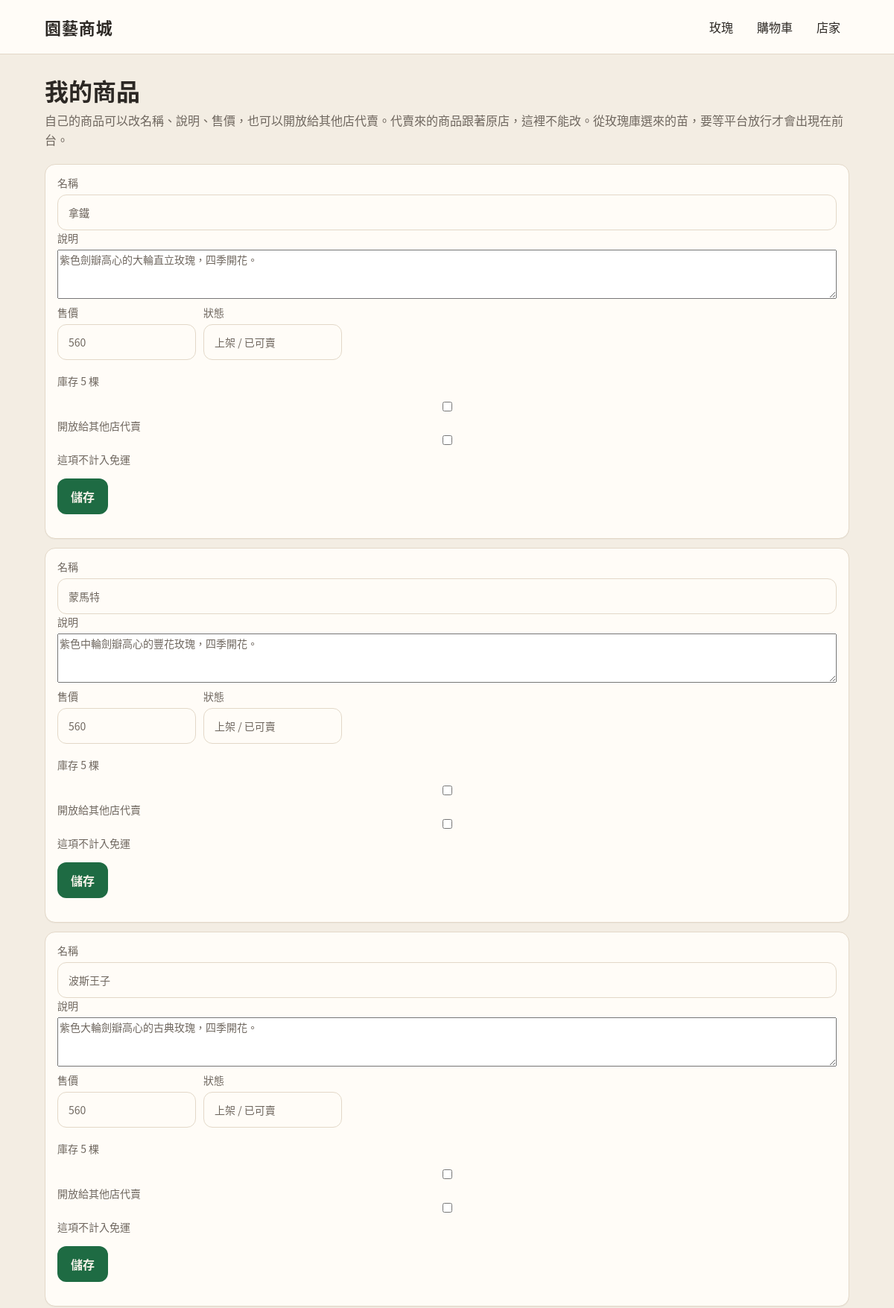
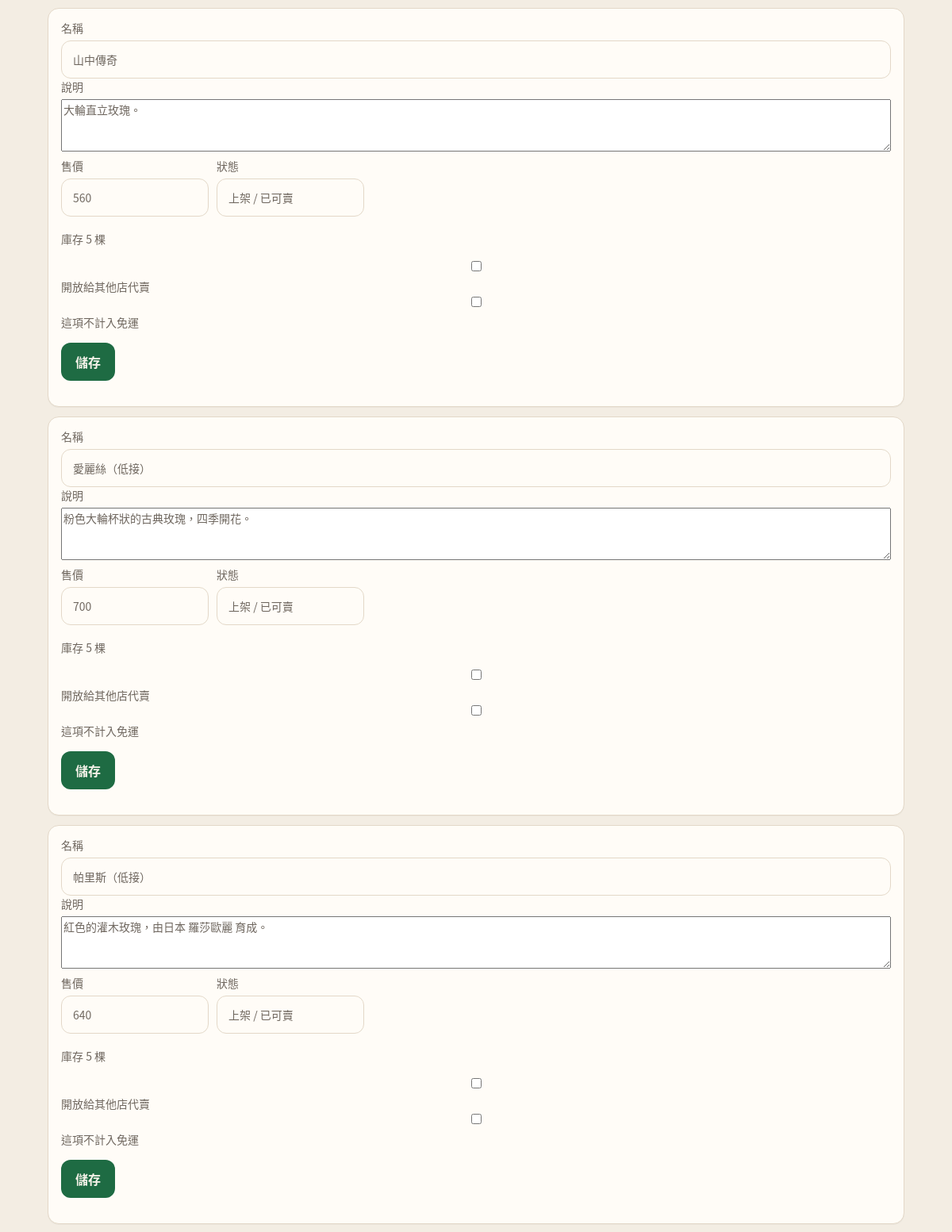
/vendor/products (signed in, upper part), run on the app's committed database (2 pictures, top to bottom).
### tables this page shows
CREATE TABLE products (
  id INTEGER PRIMARY KEY,
  vendor_id INTEGER NOT NULL,
  sku TEXT NOT NULL UNIQUE,
  name TEXT NOT NULL,
  description TEXT NOT NULL DEFAULT '',
  price_twd INTEGER NOT NULL DEFAULT 0,
  stock INTEGER NOT NULL DEFAULT 0,
  status TEXT NOT NULL,
  category_code TEXT NOT NULL DEFAULT '',
  listing_kind TEXT NOT NULL,
  rose_offer_id INTEGER,
  stock_gate TEXT NOT NULL DEFAULT 'released',
  vendor_edited INTEGER NOT NULL DEFAULT 0,
  photo TEXT NOT NULL DEFAULT '',
  specs_json TEXT NOT NULL DEFAULT '{}',
  created_at TEXT NOT NULL, consign_open INTEGER NOT NULL DEFAULT 0, origin_product_id INTEGER,
  FOREIGN KEY (vendor_id) REFERENCES vendors(id)
);

### src/bootstrap.php (called while the page is built, shortened)
<?php
function garden_root(): string
{
    return dirname(__DIR__);
}
function db_path(): string
{
    $env = getenv('GARDEN_DB');
    return $env !== false && $env !== '' ? $env : garden_root() . '/data/garden.sqlite';
}
function db(): PDO
{
    static $pdo = null;
    if ($pdo instanceof PDO) {
        return $pdo;
    }
    $path = db_path();
    $pdo = new PDO('sqlite:' . $path, null, null, [
        PDO::ATTR_ERRMODE => PDO::ERRMODE_EXCEPTION,
        PDO::ATTR_DEFAULT_FETCH_MODE => PDO::FETCH_ASSOC,
    ]);
    $pdo->exec('PRAGMA foreign_keys = ON');
    ensure_schema($pdo);
    return $pdo;
}
function h(?string $value): string
{
    return htmlspecialchars((string) $value, ENT_QUOTES | ENT_SUBSTITUTE, 'UTF-8');
}
function ensure_schema(PDO $pdo): void
{
    $defaults = [
        'multiplier_a' => '1.15',
        'retail_divisor' => '0.7',
        'round_to' => '10',
        'min_batch' => '1',
        'consign_stock_default' => '5',
    ];
    $ins = $pdo->prepare('INSERT OR IGNORE INTO settings (key, value) VALUES (?, ?)');
    foreach ($defaults as $k => $v) {
        $ins->execute([$k, $v]);
    }
    $cols = array_column($pdo->query('PRAGMA table_info(rose_varieties)')->fetchAll(), 'name');
    $pcols = array_column($pdo->query('PRAGMA table_info(products)')->fetchAll(), 'name');
}
function current_user(): ?array
{
    return $_SESSION['user'] ?? null;
}
function cart_items(): array
{
    return $_SESSION['cart'] ?? [];
}
function render(string $view, array $data = []): void
{
    $data['user'] = current_user();
    $data['cartCount'] = array_sum(cart_items());
    extract($data, EXTR_SKIP);
    include garden_root() . '/views/' . $view . '.php';
    include garden_root() . '/views/layout.php';
}

### views/vendor_products.php (the view, shortened to what this page needs)
<h1>我的商品</h1>
<p class="lede">自己的商品可以改名稱、說明、售價，也可以開放給其他店代賣。代賣來的商品跟著原店，這裡不能改。從玫瑰庫選來的苗，要等平台放行才會出現在前台。</p>
<?php foreach ($products as $p): ?>
  <?php $mirror = !empty($p['origin_product_id']); ?>
  <?php if ($mirror): ?>
    <div class="card pad" style="margin-bottom:12px">
      <p class="meta">代賣自其他店。名稱、照片、說明、售價、庫存跟原店同一份。</p>
      <p><strong><?= h($p['name']) ?></strong></p>
      <p><?= nl2br(h($p['description'])) ?></p>
      <p class="price"><?= money((int) $p['price_twd']) ?></p>
      <p class="meta">庫存 <?= (int) $p['stock'] ?> 棵 · <?= h($p['status']) ?> / <?= $p['stock_gate'] === 'released' ? '已可賣' : '原店已關閉代賣' ?></p>
    </div>
  <?php else: ?>
    <form method="post" action="/vendor/products" class="card pad" style="margin-bottom:12px">
      <label class="f">名稱<input type="text" name="name" value="<?= h($p['name']) ?>"></label>
      <label class="f">說明<textarea name="description" rows="3"><?= h($p['description']) ?></textarea></label>
      <div class="filters">
        <label class="f">售價<input type="number" name="price_twd" value="<?= (int) $p['price_twd'] ?>"></label>
        <label class="f">狀態
          <input type="text" value="<?= h($p['status']) ?> / <?= $p['stock_gate'] === 'released' ? '已可賣' : '等平台放行' ?>" disabled>
        </label>
      </div>
      <p class="meta">庫存 <?= (int) $p['stock'] ?> 棵</p>
      <label class="f"><input type="checkbox" name="consign_open" value="1" <?= !empty($p['consign_open']) ? 'checked' : '' ?>> 開放給其他店代賣</label>
      <label class="f"><input type="checkbox" name="exclude_ship" value="1" <?= !empty($p['excluded']) ? 'checked' : '' ?>> 這項不計入免運</label>
      <p><button class="btn" type="submit">儲存</button></p>
    </form>
  <?php endif; ?>
<?php endforeach; ?>

### public/assets/app.css (style rules this page uses)
:root { --cream: #f3ede3; --paper: #fffcf7; --ink: #2c2824; --muted: #6f675f; --line: #e3d8c8; --green: #1e6b43; --green-dark: #154e32; --warn: #8a3e2a; --shadow: 0 1px 0 rgba(44, 40, 36, 0.04); --radius: 14px; --gap: 16px; font-family: "Noto Sans CJK TC", "Noto Sans TC", "PingFang TC", "Microsoft JhengHei", sans-serif; }
* { box-sizing: border-box; }
html, body { margin: 0; padding: 0; background: var(--cream); color: var(--ink); }
body { min-height: 100vh; }
button, input, select, textarea { font: inherit; color: inherit; }
h1 { font-size: 32px; line-height: 1.25; margin: 0 0 8px; font-weight: 700; }
.lede { color: var(--muted); margin: 0 0 20px; font-size: 16px; line-height: 1.6; }
.card { background: var(--paper); border: 1px solid var(--line); border-radius: var(--radius); box-shadow: var(--shadow); overflow: hidden; }
.card .pad, .pad { padding: 14px 16px 16px; }
.meta { color: var(--muted); font-size: 14px; line-height: 1.5; }
.filters { display: flex; flex-wrap: wrap; gap: 10px; margin: 8px 0 18px; align-items: end; }
label.f { display: flex; flex-direction: column; gap: 6px; font-size: 14px; color: var(--muted); }
select, input[type="text"], input[type="password"], input[type="number"] { background: var(--paper); border: 1px solid var(--line); border-radius: 12px; padding: 12px 14px; min-height: 48px; }
.btn { display: inline-flex; align-items: center; justify-content: center; gap: 8px; background: var(--green); color: #f7f3ea; border: 0; border-radius: 12px; min-height: 48px; padding: 0 18px; text-decoration: none; font-weight: 700; cursor: pointer; }

### data on the page
products: name "拿鐵", description "紫色劍瓣高心的大輪直立玫瑰，四季開花。", price_twd "560", status+stock_gate "上架 / 已可賣", stock "5"
products: name "蒙馬特", description "紫色中輪劍瓣高心的豐花玫瑰，四季開花。", price_twd "560", status+stock_gate "上架 / 已可賣", stock "5"
products: name "波斯王子", description "紫色大輪劍瓣高心的古典玫瑰，四季開花。", price_twd "560", status+stock_gate "上架 / 已可賣", stock "5"
products: name "山中傳奇", description "大輪直立玫瑰。", price_twd "560", status+stock_gate "上架 / 已可賣", stock "5"
products: name "愛麗絲（低接）", description "粉色大輪杯狀的古典玫瑰，四季開花。", price_twd "700", status+stock_gate "上架 / 已可賣", stock "5"
products: name "帕里斯（低接）", description "紅色的灌木玫瑰，由日本 羅莎歐麗 育成。", price_twd "640", status+stock_gate "上架 / 已可賣", stock "5"
